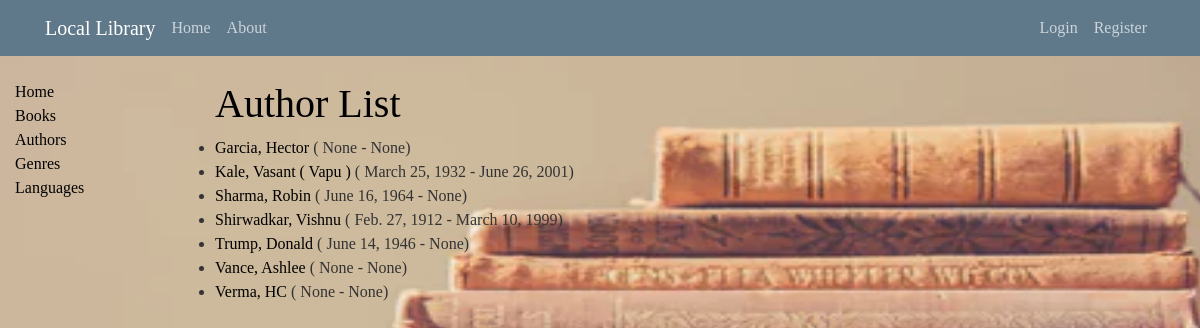
Screenshot of /authors/ with the database file from the repository.
### catalog/models.py (models this page shows, shortened)
class Author(models.Model):
    first_name = models.CharField(max_length=100)
    last_name = models.CharField(max_length=100)
    date_of_birth = models.DateField(null=True, blank=True)
    date_of_death = models.DateField('Died', null=True, blank=True)
    details = models.TextField(null=True, blank=True, max_length=2000)
    image = models.ImageField(upload_to='media/author_photos', default='default.jpg')
    class Meta:
        ordering = ['last_name']
    def get_absolute_url(self):
        return reverse('author-detail', args=[str(self.id)])

### catalog/views.py (the view)
# urls.py: path('authors/', views.AuthorListView.as_view(), name='authors'),
class AuthorListView(generic.ListView):
	model = Author
	ordering = ['last_name']

### catalog/templates/catalog/author_list.html
{% extends 'catalog/base_generic.html' %}
{% block content %}
	<h1>Author List</h1>
	{% if author_list %}
	<ul>
		{% for author in author_list %}
		<li>
			<a href="{{ author.get_absolute_url }}">{{ author.last_name}}, {{ author.first_name }}</a> ( {{ author.date_of_birth }} - {{ author.date_of_death }})
		</li>
		{% endfor %}
	</ul>
	{% else %}
		<p>There are no authors in the library.</p>
	{% endif %}
{% endblock %}

### catalog/templates/catalog/base_generic.html (shortened to what this page needs)
<!DOCTYPE html>
<html lang='en'>
<head>
	<link rel="stylesheet" href="https://stackpath.bootstrapcdn.com/bootstrap/4.1.3/css/bootstrap.min.css">
	{% load static %}
	<link rel="stylesheet" type='text/css' href="{% static 'catalog/css/styles.css' %}">
</head>
<body id="bg" style="background-image: url('{% static "catalog/images/library5.jpg"%}')";>
	<header class='site-header' style="margin-left:0px">
		<nav class="navbar navbar-expand-md navbar-dark bg-steel fixed-top">
		    <div class="container">
		      <a class="navbar-brand mr-2" href="#">Local Library</a>
		      <div class="collapse navbar-collapse" id="navbarToggle">
		        <div class="navbar-nav mr-auto">
		         <a class="nav-item nav-link" href="#">Home</a>
		         <a class="nav-item nav-link" href="#">About</a>
		        </div>
		        <div class="navbar-nav">
		          {% if user.is_authenticated %}
		          	<a class="nav-item nav-link" href="#">New Post</a>
		          	<a class="nav-item nav-link" href="#">Profile</a>
		          	<a class="nav-item nav-link" href="#">Logout</a>
		          {% else %}
		          	<a class="nav-item nav-link" href="#">Login</a>
		          	<a class="nav-item nav-link" href="#">Register</a>
		          {% endif %}
		        </div>
		      </div>
		    </div>
		 </nav>
	</header>
		<div class='container-fluid'>
			<div class='row'>
				<div class='col-sm-2'>
				{% block sidebar %}
					<ul class='sidebar-nav'>
						<li><a href="{% url 'index' %}">Home </a></li>
						<li><a href="{% url 'books' %}">Books</a></li>
						<li><a href="{% url 'authors' %}">Authors</a></li>
						<li><a href="{% url 'genres' %}">Genres</a></li>
						<li><a href="{% url 'languages' %}">Languages</a></li>
					</ul>
				{% endblock %}
				</div>
				<div class='col-sm-10'>
				{% block content %}{% endblock %}
				</div>
			</div>
		</div>
</body>
</html>

### catalog/static/catalog/css/styles.css (style rules this page uses)
body { background: #fafafa; color: #333333; margin-top: 5rem; }
h1, h2, h3, h4, h5, h6 { color: black; }
ul { margin: 0; }
body a { text-decoration: none; color: black; }
.bg-steel { background-color: #5f788a; }
.site-header .navbar-nav .nav-link { color: #cbd5db; }
.sidebar-nav { margin-top: 0px; padding: 0; list-style: none; }
* { margin: 0; padding: 0; font-family: Century Gothic; }
.container-fluid { margin-top: 10px; }
#bg { background-size: 1550px 768px; background-repeat: no-repeat; background-position: center; background-attachment: fixed; }

### rows the page displays
Author: last_name "Garcia", first_name "Hector", date_of_birth "None", date_of_death "None"
Author: last_name "Kale", first_name "Vasant ( Vapu )", date_of_birth "March 25, 1932", date_of_death "June 26, 2001"
Author: last_name "Sharma", first_name "Robin", date_of_birth "June 16, 1964", date_of_death "None"
Author: last_name "Shirwadkar", first_name "Vishnu", date_of_birth "Feb. 27, 1912", date_of_death "March 10, 1999"
Author: last_name "Trump", first_name "Donald", date_of_birth "June 14, 1946", date_of_death "None"
Author: last_name "Vance", first_name "Ashlee", date_of_birth "None", date_of_death "None"
Author: last_name "Verma", first_name "HC", date_of_birth "None", date_of_death "None"
